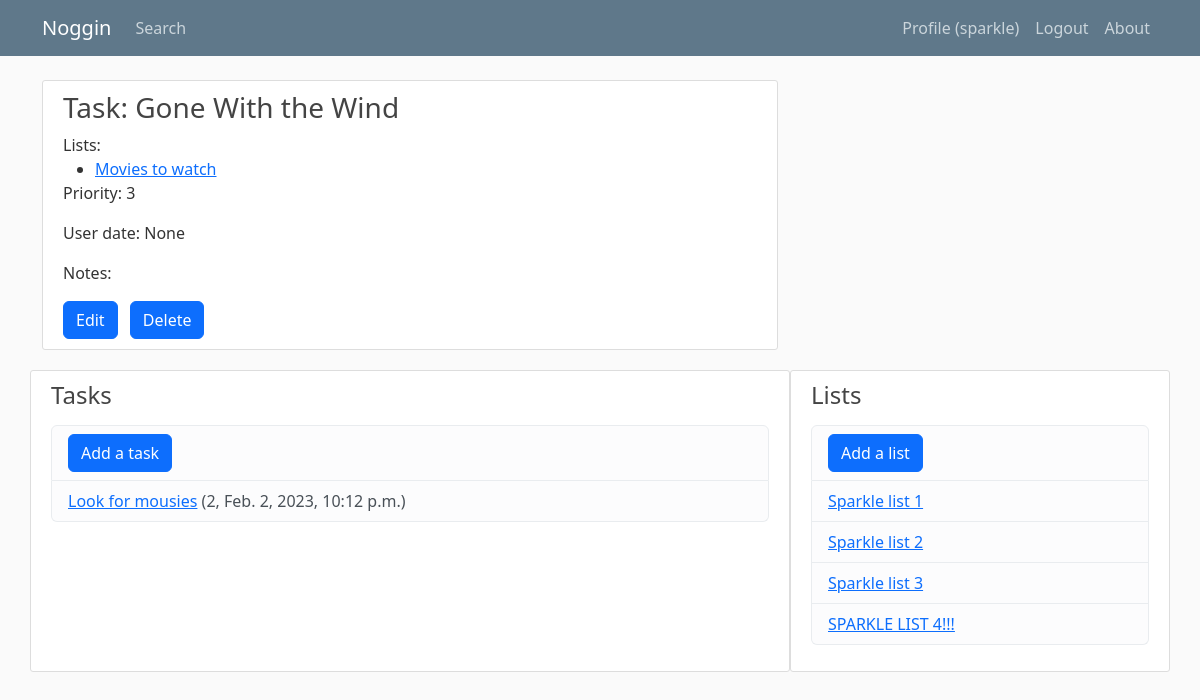
Page /task/37/ (signed in) on the earlier database version.
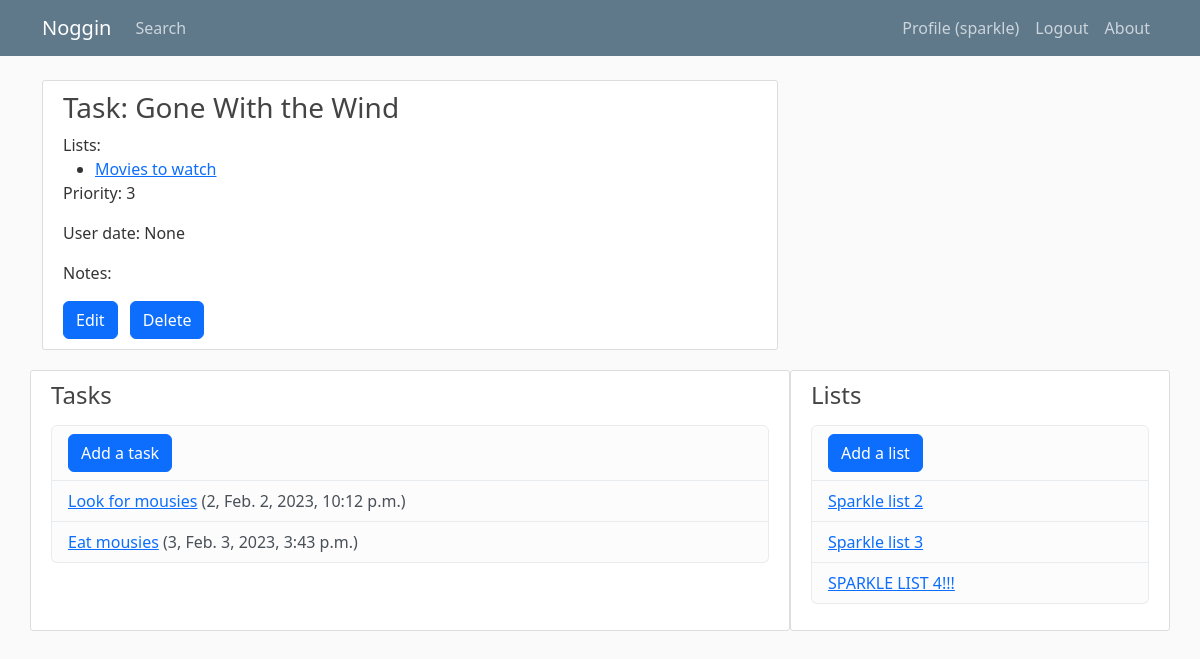
Same page on the later database version.
### tasks/models.py (models this page shows, shortened)
class Task(models.Model):
	PRIORITIES = (
		(1, 'Right now'),
		(2, 'ASAP'),
		(3, 'Soon'),
		(4, 'Whenever'),
	)
	name = models.CharField(max_length=40)
	notes = models.TextField(blank=True)
	date_added = models.DateTimeField(auto_now_add=True)
	user_date = models.DateTimeField(blank=True, null=True)
	priority = models.IntegerField(choices=PRIORITIES, default=3)
	lists = models.ManyToManyField(List, related_name='tasks')
	owner = models.ForeignKey(User, on_delete=models.CASCADE)
	class Meta:
		ordering = ['priority', '-date_added']

class List(models.Model):
	name = models.CharField(max_length=20)
	display_order = models.IntegerField(default=1)
	owner = models.ForeignKey(User, on_delete=models.CASCADE)
	class Meta:
		ordering = ['display_order']

### tasks/views.py (the view)
# urls.py: path('task/<int:task_id>/', views.task, name='tasks-task'),
@login_required
def task(request, task_id):
	task = Task.objects.get(id=task_id)
	task_lists = task.lists.all()
	lists = List.objects.filter(owner=request.user)
	tasks = Task.objects.filter(owner=request.user)
	context = {'task': task, 'task_lists': task_lists, 'lists': lists, 'tasks': tasks}
	return render(request, 'tasks/task.html', context)

### tasks/templates/tasks/task.html
{% extends 'tasks/base.html' %}
{% block content %}
<div class="content-section">
	<h3>Task: {{ task.name }}</h3>
	Lists:
<ul>
	{% for list in task_lists %}
		<li><a href="{% url 'tasks-list' list.id %}">{{ list.name }}</a></li>
	{% empty %}
		This task has not been added to any lists yet.
	{% endfor %}
</ul>
<p>Priority: {{ task.priority }}</p>
<p>User date: {{ task.user_date }}</p>
<p>Notes: {{ task.notes }}</p>
<a class="btn btn-primary me-2" href="{% url 'tasks-updatetask' task.id %}">Edit</a>
<a class="btn btn-primary me-2" href="{% url 'tasks-deletetask' task.id %}">Delete</a>
</div>
{% endblock %}

### tasks/templates/tasks/base.html (shortened to what this page needs)
{% load static %}
<!DOCTYPE html>
<html lang="en">
<head>
	<link href="https://cdn.jsdelivr.net/npm/bootstrap@5.3.0-alpha1/dist/css/bootstrap.min.css" rel="stylesheet">
	<link rel="stylesheet" type="text/css" href="{% static 'tasks/main.css' %}">
</head>
<body>
	<header class="site-header">
		<nav class="navbar navbar-expand-md navbar-dark bg-steel fixed-top">
			<div class="container">
				<a class="navbar-brand mr-4" href="{% url 'tasks-home' %}">Noggin</a>
				<div class="collapse navbar-collapse" id="navbarToggle">
					<div class="navbar-nav me-auto">
						<a class="nav-item nav-link" href="{% url 'tasks-search' %}">Search</a>
					</div>
					<div class="navbar-nav">
						{% if user.is_authenticated %}
						<a class="nav-item nav-link" href="{% url 'profile' %}">Profile ({{ user.username }})</a>
						<a class="nav-item nav-link" href="{% url 'logout' %}">Logout</a>
						{% else %}
						<a class="nav-item nav-link" href="{% url 'login' %}">Login</a>
						<a class="nav-item nav-link" href="{% url 'register' %}">Register</a>
						{% endif %}
						<a class="nav-item nav-link" href="{% url 'tasks-about' %}">About</a>
					</div>
				</div>
			</div>
		</nav>
	</header>
	<main role="main" class="container">
		<div class="row">
			<div class="col-md-8">
			{% block content %}{% endblock %}
			</div>
						<div class="content-section col-md-8">
				<h4>Tasks</h4>
				<p class='text-muted'>
					<ul class="list-group">
						<li class="list-group-item list-group-item-light"><a class="btn btn-primary me-2" href="{% url 'new-task' %}">Add a task</a></li>
						{% for task in tasks %}
						<li class="list-group-item list-group-item-light">
							<a href="{% url 'tasks-task' task.id %}">{{ task.name }}</a> ({{task.priority}}, {{task.date_added}})</li>
							{% endfor %}
						</ul>
					</p>
				</div>
				<div class="content-section col-md-4">
					<h4>Lists</h4>
					<p class='text-muted'>
						<ul class="list-group">
							<li class="list-group-item list-group-item-light"><a class="btn btn-primary me-2" href="{% url 'new-list' %}">Add a list</a></li>
							{% for list in lists %}
							<li class="list-group-item list-group-item-light">
								<a href="{% url 'tasks-list' list.id %}">{{ list.name }}</a></li>
								{% endfor %}
							</ul>
						</p>
					</div>
				</div>
			</main>
		</body>
		</html>

### tasks/static/tasks/main.css (style rules this page uses)
body { background: #fafafa; color: #333333; margin-top: 5rem; }
h1, h2, h3, h4, h5, h6 { color: #444444; }
ul { margin: 0; }
.bg-steel { background-color: #5f788a; }
.site-header .navbar-nav .nav-link { color: #cbd5db; }
.content-section { background: #ffffff; padding: 10px 20px; border: 1px solid #dddddd; border-radius: 3px; margin-bottom: 20px; }

Differences in the rows shown:
removed List: name "Sparkle list 1", shown under "Lists"
added Task: name "Eat mousies", priority "3", date_added "Feb. 3, 2023, 3:43 p.m."
